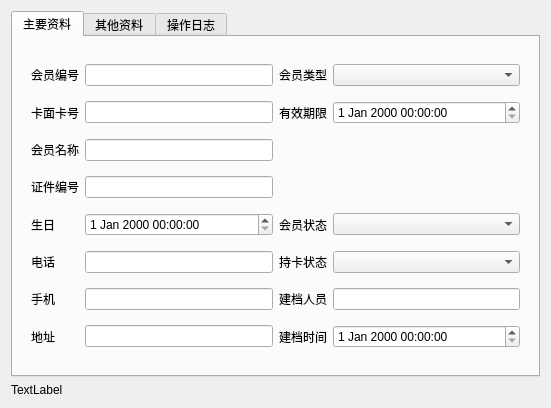
<?xml version="1.0" encoding="UTF-8"?>
<ui version="4.0">
 <class>w_m_member_sendcard_Dialog</class>
 <widget class="QDialog" name="w_m_member_sendcard_Dialog">
  <property name="geometry">
   <rect>
    <x>0</x>
    <y>0</y>
    <width>551</width>
    <height>408</height>
   </rect>
  </property>
  <property name="windowTitle">
   <string>Dialog</string>
  </property>
  <layout class="QVBoxLayout" name="verticalLayout">
   <item>
    <widget class="QTabWidget" name="tabWidget">
     <property name="focusPolicy">
      <enum>Qt::NoFocus</enum>
     </property>
     <property name="currentIndex">
      <number>0</number>
     </property>
     <widget class="QWidget" name="tab">
      <attribute name="title">
       <string>主要资料</string>
      </attribute>
      <layout class="QVBoxLayout" name="verticalLayout_4">
       <item>
        <widget class="QFrame" name="frame_baseinfo">
         <property name="frameShape">
          <enum>QFrame::NoFrame</enum>
         </property>
         <property name="frameShadow">
          <enum>QFrame::Raised</enum>
         </property>
         <layout class="QGridLayout" name="gridLayout">
          <item row="0" column="0">
           <widget class="QLabel" name="label">
            <property name="text">
             <string>会员编号</string>
            </property>
           </widget>
          </item>
          <item row="0" column="1">
           <widget class="QLineEdit" name="lineEdit_vch_memberno"/>
          </item>
          <item row="0" column="2">
           <widget class="QLabel" name="label_2">
            <property name="text">
             <string>会员类型</string>
            </property>
           </widget>
          </item>
          <item row="0" column="3">
           <widget class="lds_ComboBox" name="comboBox_ch_typeno"/>
          </item>
          <item row="1" column="0">
           <widget class="QLabel" name="label_3">
            <property name="text">
             <string>卡面卡号</string>
            </property>
           </widget>
          </item>
          <item row="1" column="1">
           <widget class="QLineEdit" name="lineEdit_vch_cardno"/>
          </item>
          <item row="1" column="2">
           <widget class="QLabel" name="label_25">
            <property name="text">
             <string>有效期限</string>
            </property>
           </widget>
          </item>
          <item row="1" column="3">
           <widget class="lds_datetimeEdit" name="dateTimeEdit_dt_limit_show"/>
          </item>
          <item row="2" column="0">
           <widget class="QLabel" name="label_4">
            <property name="text">
             <string>会员名称</string>
            </property>
           </widget>
          </item>
          <item row="2" column="1">
           <widget class="QLineEdit" name="lineEdit_vch_member"/>
          </item>
          <item row="3" column="0">
           <widget class="QLabel" name="label_5">
            <property name="text">
             <string>证件编号</string>
            </property>
           </widget>
          </item>
          <item row="3" column="1">
           <widget class="QLineEdit" name="lineEdit_vch_id"/>
          </item>
          <item row="4" column="0">
           <widget class="QLabel" name="label_6">
            <property name="text">
             <string>生日</string>
            </property>
           </widget>
          </item>
          <item row="4" column="1">
           <widget class="lds_datetimeEdit" name="dateTimeEdit_dt_birthday_show"/>
          </item>
          <item row="4" column="2">
           <widget class="QLabel" name="label_11">
            <property name="text">
             <string>会员状态</string>
            </property>
           </widget>
          </item>
          <item row="4" column="3">
           <layout class="QHBoxLayout" name="horizontalLayout_3">
            <item>
             <widget class="lds_ComboBox" name="comboBox_ch_state"/>
            </item>
           </layout>
          </item>
          <item row="5" column="0">
           <widget class="QLabel" name="label_7">
            <property name="text">
             <string>电话</string>
            </property>
           </widget>
          </item>
          <item row="5" column="1">
           <widget class="QLineEdit" name="lineEdit_vch_tel"/>
          </item>
          <item row="5" column="2">
           <widget class="QLabel" name="label_10">
            <property name="text">
             <string>持卡状态</string>
            </property>
           </widget>
          </item>
          <item row="5" column="3">
           <layout class="QHBoxLayout" name="horizontalLayout_4">
            <item>
             <widget class="lds_ComboBox" name="comboBox_ch_cardflag"/>
            </item>
           </layout>
          </item>
          <item row="6" column="0">
           <widget class="QLabel" name="label_8">
            <property name="text">
             <string>手机</string>
            </property>
           </widget>
          </item>
          <item row="6" column="1">
           <widget class="QLineEdit" name="lineEdit_vch_handtel"/>
          </item>
          <item row="6" column="2">
           <widget class="QLabel" name="label_12">
            <property name="text">
             <string>建档人员</string>
            </property>
           </widget>
          </item>
          <item row="6" column="3">
           <widget class="QLineEdit" name="lineEdit_vch_operid">
            <property name="styleSheet">
             <string notr="true"/>
            </property>
           </widget>
          </item>
          <item row="7" column="0">
           <widget class="QLabel" name="label_26">
            <property name="text">
             <string>地址</string>
            </property>
           </widget>
          </item>
          <item row="7" column="1">
           <widget class="QLineEdit" name="lineEdit_vch_address"/>
          </item>
          <item row="7" column="2">
           <widget class="QLabel" name="label_27">
            <property name="text">
             <string>建档时间</string>
            </property>
           </widget>
          </item>
          <item row="7" column="3">
           <widget class="lds_datetimeEdit" name="dateTimeEdit_dt_operdate_show"/>
          </item>
         </layout>
        </widget>
       </item>
      </layout>
     </widget>
     <widget class="QWidget" name="tab_2">
      <attribute name="title">
       <string>其他资料</string>
      </attribute>
      <layout class="QHBoxLayout" name="horizontalLayout_2" stretch="1,0">
       <item>
        <widget class="lds_tableView" name="tableView_other"/>
       </item>
       <item>
        <widget class="lds_toolbar" name="widget_2" native="true"/>
       </item>
      </layout>
     </widget>
     <widget class="QWidget" name="tab_3">
      <attribute name="title">
       <string>操作日志</string>
      </attribute>
      <layout class="QHBoxLayout" name="horizontalLayout_5">
       <item>
        <widget class="lds_tableView" name="tableView_log"/>
       </item>
      </layout>
     </widget>
    </widget>
   </item>
   <item>
    <layout class="QHBoxLayout" name="horizontalLayout">
     <item>
      <widget class="QLabel" name="label_record">
       <property name="text">
        <string>TextLabel</string>
       </property>
      </widget>
     </item>
     <item>
      <widget class="lds_toolbar" name="widget" native="true"/>
     </item>
    </layout>
   </item>
  </layout>
 </widget>
 <customwidgets>
  <customwidget>
   <class>lds_toolbar</class>
   <extends>QFrame</extends>
   <header>lds_toolbar.h</header>
   <container>1</container>
  </customwidget>
  <customwidget>
   <class>lds_tableView</class>
   <extends>QTableView</extends>
   <header>lds_tableview.h</header>
  </customwidget>
  <customwidget>
   <class>lds_datetimeEdit</class>
   <extends>QDateTimeEdit</extends>
   <header>lds_datetimeedit.h</header>
  </customwidget>
  <customwidget>
   <class>lds_ComboBox</class>
   <extends>QComboBox</extends>
   <header>lds_combobox.h</header>
  </customwidget>
 </customwidgets>
 <resources/>
 <connections/>
</ui>
